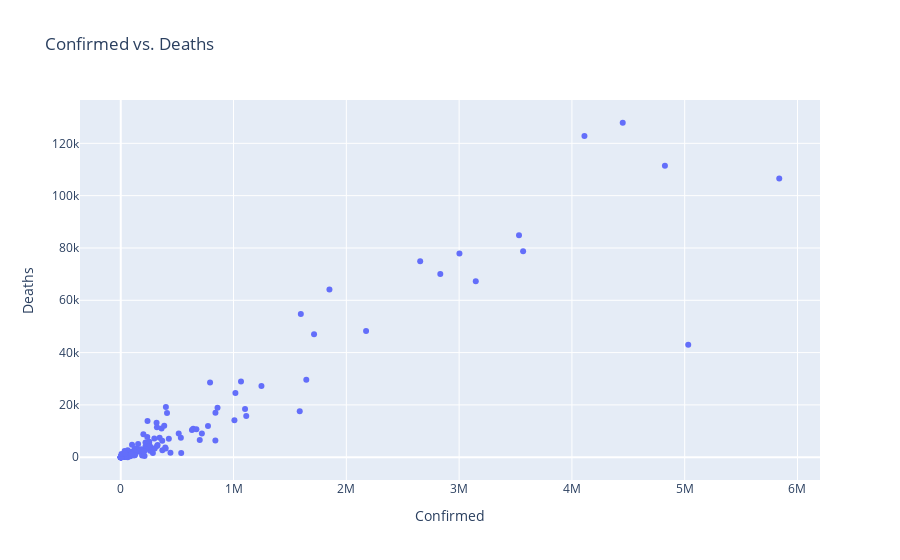

Source (notebook cell):
### Markdown cell above
### Scatter plot `plotly.express`

### Code cell
fig = px.scatter(data_frame=df_scatter, x="Confirmed", y="Deaths", title="Confirmed vs. Deaths")
fig.show()

### Figure 1 — Plotly figure (JSON) as saved in the notebook; plotly's stock layout.template omitted (floating-point values rounded to 4 significant figures; data arrays with more than 128 entries replaced by an {"elided": "..."} marker saying what was removed)
{"data": [{"hovertemplate": "Confirmed=%{x}<br>Deaths=%{y}<extra></extra>", "legendgroup": "", "marker": {"color": "#636efa", "symbol": "circle"}, "mode": "markers", "name": "", "orientation": "v", "showlegend": false, "type": "scatter", "x": {"elided": "184 int values"}, "xaxis": "x", "y": {"elided": "184 int values"}, "yaxis": "y"}], "layout": {"legend": {"tracegroupgap": 0}, "title": {"text": "Confirmed vs. Deaths"}, "xaxis": {"anchor": "y", "domain": [0, 1], "title": {"text": "Confirmed"}}, "yaxis": {"anchor": "x", "domain": [0, 1], "title": {"text": "Deaths"}}}}
